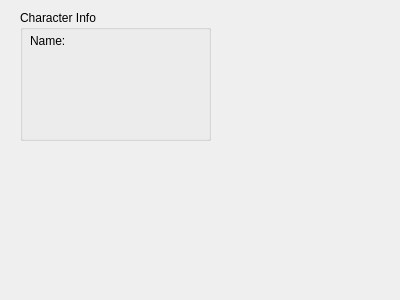
<?xml version="1.0" encoding="UTF-8"?>
<ui version="4.0">
 <class>Attributes</class>
 <widget class="QWidget" name="Attributes">
  <property name="geometry">
   <rect>
    <x>0</x>
    <y>0</y>
    <width>400</width>
    <height>300</height>
   </rect>
  </property>
  <property name="windowTitle">
   <string>Form</string>
  </property>
  <widget class="QGroupBox" name="infoGroupBox">
   <property name="geometry">
    <rect>
     <x>20</x>
     <y>10</y>
     <width>191</width>
     <height>131</height>
    </rect>
   </property>
   <property name="title">
    <string>Character Info</string>
   </property>
   <widget class="QLabel" name="label">
    <property name="geometry">
     <rect>
      <x>10</x>
      <y>20</y>
      <width>41</width>
      <height>21</height>
     </rect>
    </property>
    <property name="text">
     <string>Name:</string>
    </property>
   </widget>
   <widget class="QLabel" name="nameLabel">
    <property name="geometry">
     <rect>
      <x>60</x>
      <y>20</y>
      <width>131</width>
      <height>21</height>
     </rect>
    </property>
    <property name="text">
     <string/>
    </property>
   </widget>
  </widget>
 </widget>
 <resources/>
 <connections/>
</ui>
